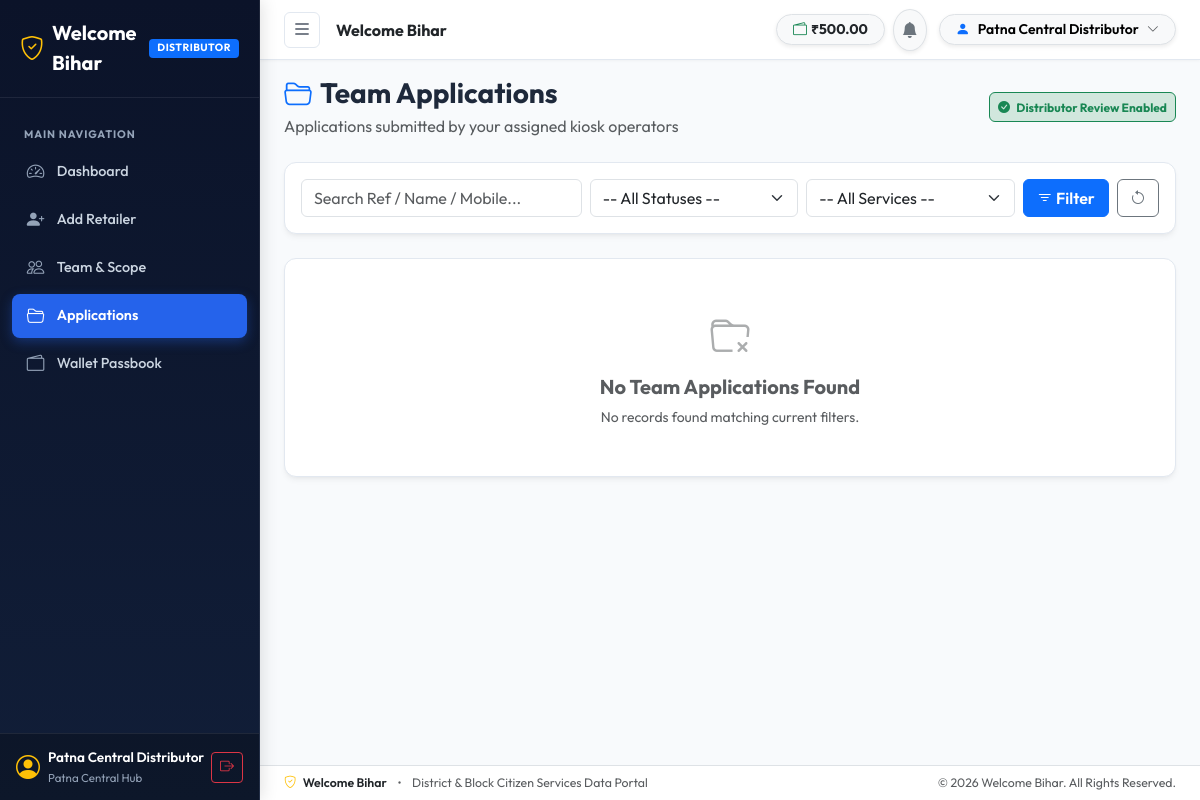
The app's page /distributor/applications (signed in) with its own data.
### tables this page shows
CREATE TABLE IF NOT EXISTS `users` (
  `id` INT AUTO_INCREMENT PRIMARY KEY,
  `uuid` VARCHAR(36) NOT NULL UNIQUE,
  `role` ENUM('ADMIN', 'OPERATOR', 'DISTRIBUTOR', 'USER') NOT NULL DEFAULT 'USER',
  `name` VARCHAR(150) NOT NULL,
  `mobile` VARCHAR(20) NOT NULL UNIQUE,
  `email` VARCHAR(191) NOT NULL UNIQUE,
  `password_hash` VARCHAR(255) NOT NULL,
  `status` ENUM('ACTIVE', 'INACTIVE', 'BLOCKED', 'PENDING_APPROVAL') NOT NULL DEFAULT 'ACTIVE',
  `parent_distributor_id` INT NULL,
  `preferred_lang` VARCHAR(10) NOT NULL DEFAULT 'hi',
  `center_name` VARCHAR(150) NULL,
  `profile_state` VARCHAR(100) NOT NULL DEFAULT 'Bihar',
  `profile_district_id` INT NULL,
  `profile_block_id` INT NULL,
  `center_address` TEXT NULL,
  `assigned_all_districts` TINYINT(1) NOT NULL DEFAULT 0,
  `assigned_district_id` INT NULL,
  `assigned_block_id` INT NULL,
  `last_login_at` DATETIME NULL,
  `created_at` DATETIME NOT NULL DEFAULT CURRENT_TIMESTAMP,
  `updated_at` DATETIME NOT NULL DEFAULT CURRENT_TIMESTAMP ON UPDATE CURRENT_TIMESTAMP,
  INDEX `idx_users_role` (`role`),
  INDEX `idx_users_status` (`status`),
  INDEX `idx_users_mobile` (`mobile`),
  INDEX `idx_users_email` (`email`),
  INDEX `idx_users_distributor` (`parent_distributor_id`),
  INDEX `idx_users_profile_district` (`profile_district_id`),
  INDEX `idx_users_profile_block` (`profile_block_id`),
  INDEX `idx_users_assigned_district` (`assigned_district_id`),
  INDEX `idx_users_assigned_block` (`assigned_block_id`),
  CONSTRAINT `fk_users_distributor` FOREIGN KEY (`parent_distributor_id`) REFERENCES `users` (`id`) ON DELETE SET NULL
);

CREATE TABLE IF NOT EXISTS `wallets` (
  `id` INT AUTO_INCREMENT PRIMARY KEY,
  `user_id` INT NOT NULL UNIQUE,
  `balance` DECIMAL(12,2) NOT NULL DEFAULT 0.00,
  `total_credited` DECIMAL(12,2) NOT NULL DEFAULT 0.00,
  `total_debited` DECIMAL(12,2) NOT NULL DEFAULT 0.00,
  `created_at` DATETIME NOT NULL DEFAULT CURRENT_TIMESTAMP,
  `updated_at` DATETIME NOT NULL DEFAULT CURRENT_TIMESTAMP ON UPDATE CURRENT_TIMESTAMP,
  INDEX `idx_wallets_user` (`user_id`),
  CONSTRAINT `fk_wallets_user` FOREIGN KEY (`user_id`) REFERENCES `users` (`id`) ON DELETE CASCADE
);

### app/Controllers/DistributorController.php (called while the page is built, shortened)
<?php
class DistributorController
{
    public function applications(): void
    {
        $distId = AuthService::id();
        $db = Database::getConnection();
        $search = trim($_GET['search'] ?? '');
        $where = ["a.distributor_id = :dist_id"];
        $params = [':dist_id' => $distId];
        $whereClause = implode(' AND ', $where);
        $sql = "
            SELECT a.id, a.app_ref, a.applicant_name, a.applicant_mobile, a.applicant_identifier,
                   a.status, a.fee_debited, a.commission_credited, a.created_at,
                   u.name as operator_name,
                   dt.name_en as dt_name_en, dt.name_hi as dt_name_hi,
                   d.name as district_name, b.name as block_name
            FROM applications a
            JOIN users u ON a.user_id = u.id
            JOIN data_types dt ON a.data_type_id = dt.id
            JOIN districts d ON a.district_id = d.id
            JOIN blocks b ON a.block_id = b.id
            WHERE {$whereClause}
            ORDER BY a.id DESC
        ";
        $stmt = $db->prepare($sql);
        $stmt->execute($params);
        $applications = $stmt->fetchAll();
        $revSetting = $db->query("SELECT setting_value FROM settings WHERE setting_key = 'distributor_review_required'")->fetchColumn();
        $reviewEnabled = (int)($revSetting ?: 1);
        require dirname(__DIR__) . '/Views/distributor/applications.php';
    }
}

### app/Services/AuthService.php (called while the page is built, shortened)
<?php
class AuthService
{
    public static function id(): ?int
    {
        return isset($_SESSION['user_id']) ? (int)$_SESSION['user_id'] : null;
    }
    public static function user(): ?array
    {
        $db = Database::getConnection();
        $stmt = $db->prepare("SELECT id, uuid, role, name, mobile, email, status, parent_distributor_id, preferred_lang, center_name, profile_state, profile_district_id, profile_block_id, center_address, assigned_all_districts, assigned_district_id, assigned_block_id FROM users WHERE id = ? LIMIT 1");
        $stmt->execute([self::id()]);
        $u = $stmt->fetch(PDO::FETCH_ASSOC);
        return $u;
    }
}

### app/helpers.php (called while the page is built, shortened)
<?php
if (!function_exists('e')) {
    function e(?string $string): string
    {
        return htmlspecialchars((string)$string, ENT_QUOTES, 'UTF-8');
    }
}

### app/Services/WalletService.php (called while the page is built, shortened)
<?php
class WalletService
{
    public static function getBalance(int $userId): float
    {
        $db = Database::getConnection();
        $stmt = $db->prepare("SELECT balance FROM wallets WHERE user_id = ?");
        $stmt->execute([$userId]);
        $bal = $stmt->fetchColumn();
        return $bal !== false ? (float)$bal : 0.00;
    }
}

### app/Views/distributor/applications.php (the view, shortened to what this page needs)
<?php require dirname(__DIR__) . '/layouts/header.php'; ?>
<div class="row align-items-center mb-4 g-3">
    <div class="col-md-6">
        <h1 class="h3 fw-bold mb-1">
            <i class="bi bi-folder2-open text-primary me-2"></i>Team Applications
        </h1>
        <p class="text-muted mb-0">Applications submitted by your assigned kiosk operators</p>
    </div>
    <div class="col-md-6 text-md-end">
        <?php if ($reviewEnabled): ?>
            <span class="badge bg-success-subtle text-success border border-success p-2">
                <i class="bi bi-check-circle-fill me-1"></i> Distributor Review Enabled
            </span>
        <?php else: ?>
            <span class="badge bg-secondary-subtle text-secondary border p-2">
                <i class="bi bi-info-circle me-1"></i> Distributor Review Disabled by Admin
            </span>
        <?php endif; ?>
    </div>
</div>
<div class="wb-card mb-4">
    <div class="card-body p-3">
        <form method="GET" action="/distributor/applications" class="row g-2 align-items-center">
            <div class="col-md-4">
                <input type="text" name="search" class="form-control" placeholder="Search Ref / Name / Mobile..." value="<?= e($search) ?>">
            </div>
            <div class="col-md-3">
                <select name="status" class="form-select">
                    <option value="">-- All Statuses --</option>
                </select>
            </div>
            <div class="col-md-3">
                <select name="data_type_id" class="form-select">
                    <option value="">-- All Services --</option>
                </select>
            </div>
            <div class="col-md-2 d-flex gap-2">
                <button type="submit" class="btn btn-primary w-100 fw-semibold">
                    <i class="bi bi-filter"></i> Filter
                </button>
                <a href="/distributor/applications" class="btn btn-outline-secondary">
                    <i class="bi bi-arrow-counterclockwise"></i>
                </a>
            </div>
        </form>
    </div>
</div>
<div class="wb-card">
    <div class="card-body p-0">
        <?php if (empty($applications)): ?>
            <div class="text-center py-5 text-muted">
                <i class="bi bi-folder-x fs-1 opacity-50"></i>
                <h5 class="fw-bold mt-2">No Team Applications Found</h5>
                <p class="small text-muted mb-0">No records found matching current filters.</p>
            </div>
        <?php endif; ?>
    </div>
</div>
<?php require dirname(__DIR__) . '/layouts/footer.php'; ?>

### app/Views/layouts/header.php (shortened to what this page needs)
<?php
$currentUser = AuthService::user();
$currentRole = $currentUser['role'] ?? null;
$walletBalance = $currentUser ? WalletService::getBalance($currentUser['id']) : 0.00;
$currentUri = parse_url($_SERVER['REQUEST_URI'] ?? '', PHP_URL_PATH) ?? '/';
?>
<!DOCTYPE html>
<html lang="en">
<head>
    <link href="https://cdn.jsdelivr.net/npm/bootstrap@5.3.3/dist/css/bootstrap.min.css" rel="stylesheet">
    <link href="https://cdn.jsdelivr.net/npm/bootstrap-icons@1.11.3/font/bootstrap-icons.min.css" rel="stylesheet">
    <link href="/assets/css/custom.css" rel="stylesheet">
</head>
<body>
<div class="wb-wrapper">
<?php if ($currentUser): ?>
    <aside class="wb-sidebar" id="wbSidebar">
        <div class="wb-sidebar-brand">
            <a class="wb-brand" href="/">
                <i class="bi bi-shield-check text-warning fs-4"></i>
                <span class="fs-5">Welcome Bihar</span>
            </a>
            <div class="d-flex align-items-center gap-2">
                <span class="badge bg-primary role-badge"><?= e($currentRole) ?></span>
            </div>
        </div>
        <nav class="wb-sidebar-nav">
            <div class="wb-nav-header">Main Navigation</div>
            <?php if ($currentRole === 'ADMIN'): ?>
                <a class="wb-sidebar-link <?= $currentUri === '/admin/dashboard' ? 'active' : '' ?>" href="/admin/dashboard">
                    <i class="bi bi-speedometer2"></i>
                    <span>Dashboard</span>
                </a>
                <a class="wb-sidebar-link <?= (strpos($currentUri, '/admin/applications') === 0 || $currentUri === '/applications') ? 'active' : '' ?>" href="/admin/applications">
                    <i class="bi bi-folder2-open"></i>
                    <span>Applications</span>
                </a>
                <a class="wb-sidebar-link <?= strpos($currentUri, '/admin/users') === 0 ? 'active' : '' ?>" href="/admin/users">
                    <i class="bi bi-people"></i>
                    <span>Users & Operators</span>
                </a>
                <a class="wb-sidebar-link <?= (strpos($currentUri, '/admin/block-rates') === 0 || strpos($currentUri, '/admin/data-types/rate-rules') === 0) ? 'active' : '' ?>" href="/admin/block-rates">
                    <i class="bi bi-currency-rupee text-warning"></i>
                    <span>Block Rates & Pricing</span>
                </a>
                <a class="wb-sidebar-link <?= (strpos($currentUri, '/admin/data-types') === 0 && strpos($currentUri, '/admin/data-types/rate-rules') === false) ? 'active' : '' ?>" href="/admin/data-types">
                    <i class="bi bi-sliders"></i>
                    <span>Service Management</span>
                </a>
                <a class="wb-sidebar-link <?= strpos($currentUri, '/admin/locations') === 0 ? 'active' : '' ?>" href="/admin/locations">
                    <i class="bi bi-geo-alt"></i>
                    <span>Districts & Blocks</span>
                </a>
                <a class="wb-sidebar-link <?= strpos($currentUri, '/admin/service-availability') === 0 ? 'active' : '' ?>" href="/admin/service-availability">
                    <i class="bi bi-toggle-on text-success"></i>
                    <span>Service Availability</span>
                </a>
                <a class="wb-sidebar-link <?= strpos($currentUri, '/admin/reconciliation') === 0 ? 'active' : '' ?>" href="/admin/reconciliation">
                    <i class="bi bi-arrow-left-right"></i>
                    <span>Reconciliation</span>
                </a>
                <a class="wb-sidebar-link <?= strpos($currentUri, '/admin/audit-logs') === 0 ? 'active' : '' ?>" href="/admin/audit-logs">
                    <i class="bi bi-journal-text"></i>
                    <span>Audit Trail</span>
                </a>
                <a class="wb-sidebar-link <?= strpos($currentUri, '/admin/whatsapp') === 0 ? 'active' : '' ?>" href="/admin/whatsapp/logs">
                    <i class="bi bi-whatsapp text-success"></i>
                    <span>WhatsApp Delivery</span>
                </a>
                <a class="wb-sidebar-link <?= strpos($currentUri, '/admin/settings') === 0 ? 'active' : '' ?>" href="/admin/settings">
                    <i class="bi bi-gear"></i>
                    <span>System Settings</span>
                </a>
            <?php elseif ($currentRole === 'DISTRIBUTOR'): ?>
                <a class="wb-sidebar-link <?= $currentUri === '/distributor/dashboard' ? 'active' : '' ?>" href="/distributor/dashboard">
                    <i class="bi bi-speedometer2"></i>
                    <span>Dashboard</span>
                </a>
                <a class="wb-sidebar-link <?= strpos($currentUri, '/distributor/retailers') === 0 ? 'active' : '' ?>" href="/distributor/retailers/new">
                    <i class="bi bi-person-plus-fill"></i>
                    <span>Add Retailer</span>
                </a>
                <a class="wb-sidebar-link <?= strpos($currentUri, '/distributor/team') === 0 ? 'active' : '' ?>" href="/distributor/team">
                    <i class="bi bi-people"></i>
                    <span>Team & Scope</span>
                </a>
                <a class="wb-sidebar-link <?= strpos($currentUri, '/distributor/applications') === 0 ? 'active' : '' ?>" href="/distributor/applications">
                    <i class="bi bi-folder2-open"></i>
                    <span>Applications</span>
                </a>
                <a class="wb-sidebar-link <?= strpos($currentUri, '/wallet/passbook') === 0 ? 'active' : '' ?>" href="/wallet/passbook">
                    <i class="bi bi-wallet2"></i>
                    <span>Wallet Passbook</span>
                </a>
            <?php endif; ?>
        </nav>
        <div class="wb-sidebar-footer">
            <div class="d-flex align-items-center gap-2 user-info">
                <i class="bi bi-person-circle fs-4 text-warning"></i>
                <div class="overflow-hidden">
                    <span class="user-name" title="<?= e($currentUser['name']) ?>"><?= e($currentUser['name']) ?></span>
                    <span class="user-role"><?= e($currentUser['center_name'] ?: $currentUser['role']) ?></span>
                </div>
            </div>
            <a href="/logout" class="btn btn-sm btn-outline-danger py-1 px-2" title="Logout">
                <i class="bi bi-box-arrow-right"></i>
            </a>
        </div>
    </aside>
    <div class="wb-main-wrapper" id="wbMainWrapper">
        <header class="wb-topbar">
            <div class="d-flex align-items-center gap-3">
                <button class="wb-topbar-toggle" id="wbSidebarToggle" type="button" aria-label="Toggle navigation" title="Toggle Sidebar">
                    <i class="bi bi-list fs-5"></i>
                </button>
                <div class="d-none d-md-block fw-bold text-dark fs-6">
                    <span>Welcome Bihar</span>
                </div>
            </div>
            <div class="d-flex align-items-center gap-2">
                <a href="/wallet/passbook" class="btn btn-sm btn-light border d-flex align-items-center gap-1 rounded-pill px-3 py-1 text-decoration-none shadow-sm" title="Wallet Balance">
                    <i class="bi bi-wallet2 text-success fw-bold"></i>
                    <span class="fw-bold text-dark">₹<?= number_format($walletBalance, 2) ?></span>
                </a>
                <div class="dropdown">
                    <button class="btn btn-sm btn-light border rounded-circle p-2 position-relative shadow-sm" type="button" data-bs-toggle="dropdown" aria-expanded="false" title="Notifications">
                        <i class="bi bi-bell-fill text-secondary fs-6"></i>
                    </button>
                </div>
                <div class="dropdown ms-1">
                    <button class="btn btn-sm btn-light border rounded-pill px-3 py-1 fw-semibold d-flex align-items-center gap-2 shadow-sm" type="button" data-bs-toggle="dropdown">
                        <i class="bi bi-person-fill text-primary"></i>
                        <span class="d-none d-sm-inline"><?= e($currentUser['name']) ?></span>
                        <i class="bi bi-chevron-down small text-muted"></i>
                    </button>
                </div>
            </div>
        </header>
        <main class="container-fluid px-3 px-lg-4 py-3 flex-grow-1">
<?php endif; ?>

### records on screen
users: role "DISTRIBUTOR", name "Patna Central Distributor", center_name "Patna Central Hub", id.balance "500.00"
